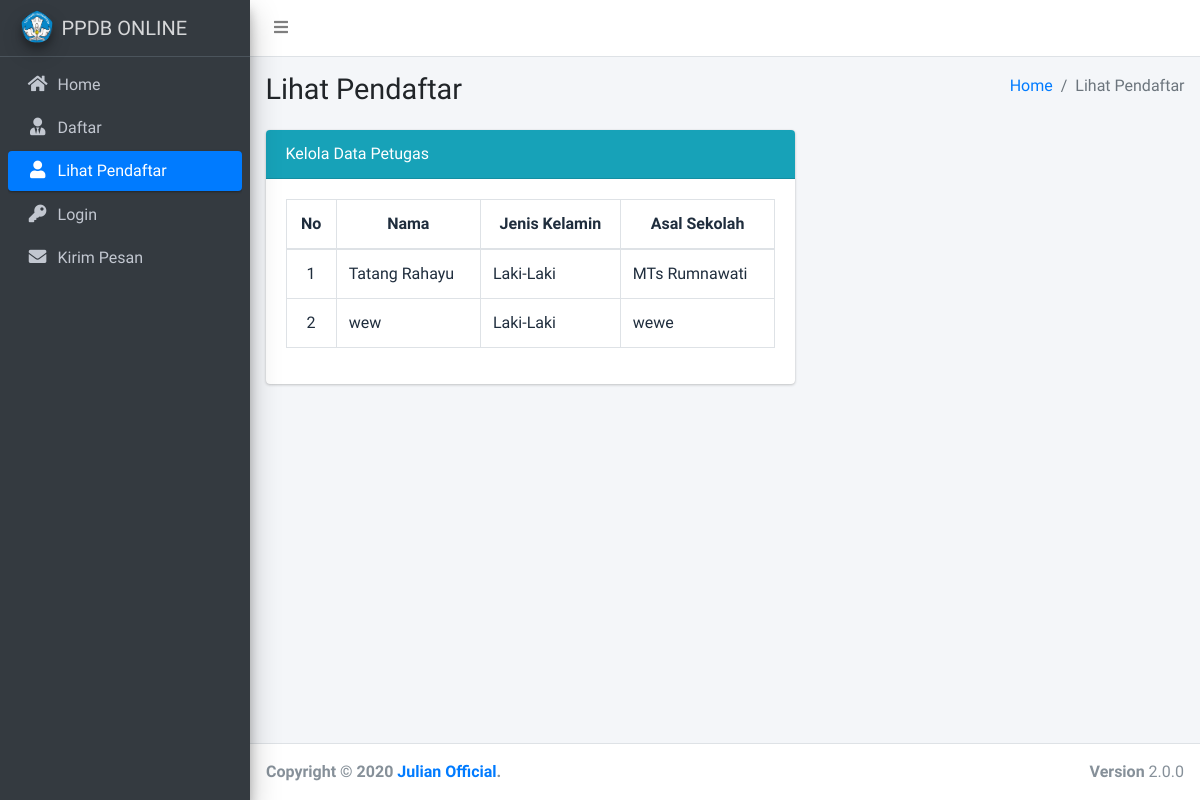
Page /lihat_pendaftar.php on the earlier database version.
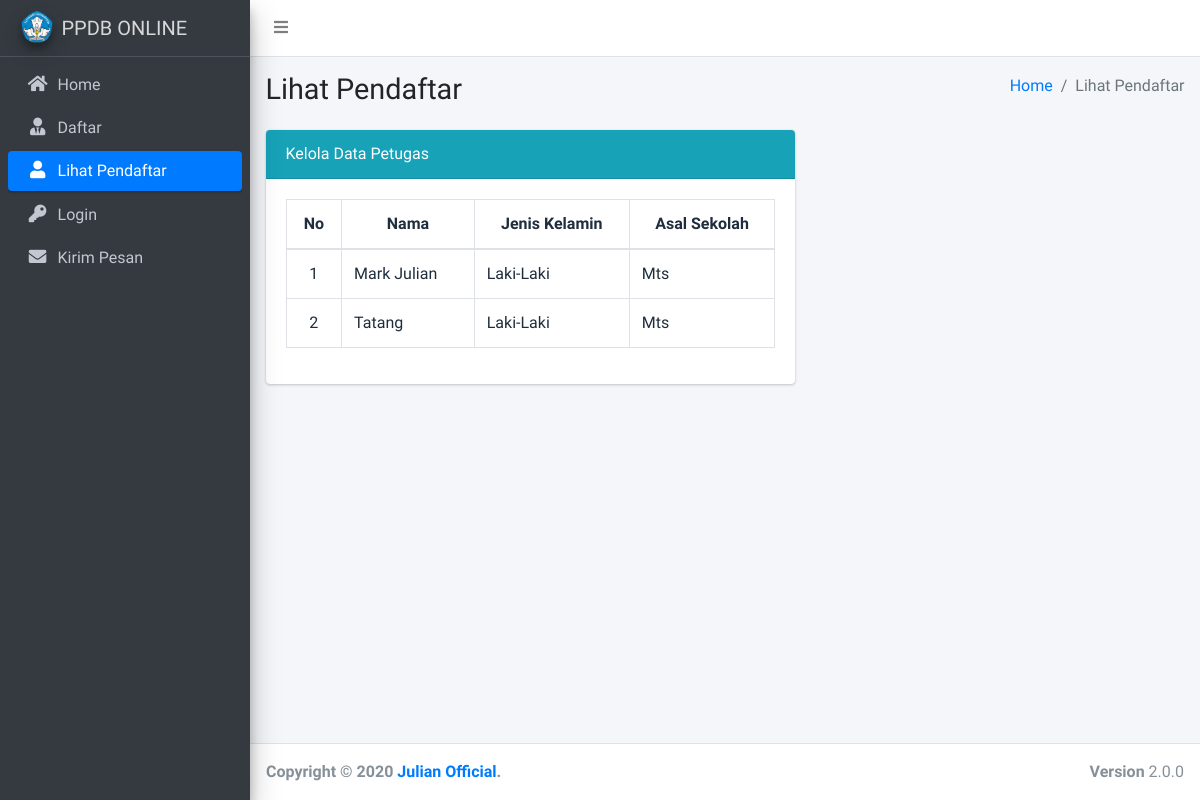
Same page on the later database version.
### tables this page shows
CREATE TABLE `daftar` (
  `nisn` varchar(12) NOT NULL,
  `nama` varchar(128) NOT NULL,
  `asal_sekolah` varchar(128) NOT NULL,
  `kampung` text NOT NULL,
  `tanggal_lahir` varchar(30) NOT NULL,
  `jenis_kelamin` varchar(15) NOT NULL,
  `tempat_lahir` varchar(128) NOT NULL,
  `agama` varchar(128) NOT NULL,
  `golongan_darah` varchar(5) NOT NULL,
  `tinggal` varchar(128) NOT NULL,
  `rt` varchar(10) NOT NULL,
  `rw` varchar(10) NOT NULL,
  `desa` varchar(128) NOT NULL,
  `kecamatan` varchar(128) NOT NULL,
  `kabupaten` varchar(128) NOT NULL,
  `provinsi` varchar(128) NOT NULL,
  `raport` varchar(10) NOT NULL,
  `kegiatan` varchar(128) NOT NULL,
  `email_aktif` varchar(128) NOT NULL,
  `kejuruan` varchar(128) NOT NULL,
  `pondok` varchar(128) NOT NULL,
  `nama_ayah` varchar(128) NOT NULL,
  `nik_ayah` varchar(128) NOT NULL,
  `nama_ibu` varchar(128) NOT NULL,
  `nik_ibu` varchar(128) NOT NULL,
  `nama_wali` varchar(128) NOT NULL,
  `nik_wali` varchar(128) NOT NULL,
  `pend_ayah` varchar(128) NOT NULL,
  `pend_ibu` varchar(128) NOT NULL,
  `pend_wali` varchar(128) NOT NULL,
  `penghasilan` varchar(128) NOT NULL,
  `alamat_ortu` text NOT NULL
);

### function.php (called while the page is built, shortened)
<?php
include('config.php');
function query($query){
	global $con;
    $result = mysqli_query($con,$query);
    $rows = [];
    while ($row = mysqli_fetch_assoc($result)) {
    	$rows[] = $row;
    }
    return $rows;
}
?>

### lihat_pendaftar.php (the view, shortened to what this page needs)
<?php
$page = 'Lihat Pendaftar';
include('header.php');
include('function.php');
$data  = query("SELECT * FROM daftar ORDER BY nama ASC");
?>
<div class="content-wrapper">
	<section class="content-header">
		<div class="container-fluid">
			<div class="row mb-2">
				<div class="col-sm-6">
					<h1><?= $page; ?></h1>
				</div>
				<div class="col-sm-6">
					<ol class="breadcrumb float-sm-right">
						<li class="breadcrumb-item"><a href="../ppdb">Home</a></li>
						<li class="breadcrumb-item active">Lihat Pendaftar</li>
					</ol>
				</div>
			</div>
		</div>
	</section>
	<section class="content">
		<div class="container-fluid">
			<div class="row">
				<div class="col-lg-7">
					<div class="card">
						<div class="card-header bg-info">
							Kelola Data Petugas
						</div>
						<div class="card-body">
							<div class="table-responsive">
								<table class="table table-bordered table-hover bg-white">
									<thead style="text-align: center">
										<tr>
											<th>No</th>
											<th>Nama</th>
											<th>Jenis Kelamin</th>
											<th>Asal Sekolah</th>
										</tr>
									</thead>
									<tbody>
										<?php $no = 1 ?>
										<?php
										foreach ($data as $dt) : ?>
										<tr>
											<td align="center"><?= $no++ ?></td>
											<td><?= $dt['nama']; ?></td>
											<td><?= $dt['jenis_kelamin']; ?></td>
											<td><?= $dt['asal_sekolah']; ?></td>
										</tr>
									<?php endforeach; ?>
								</tbody>
							</table>
						</div>
					</div>
				</div>
			</div>
		</div>
	</div>
</section>
</div>
<?php
include('footer.php');
?>

### header.php (shortened to what this page needs)
<!DOCTYPE html>
<html>
<head>
  <link rel="stylesheet" href="assets/vendor/fontawesome-free/css/all.min.css">
  <link rel="stylesheet" href="https://code.ionicframework.com/ionicons/2.0.1/css/ionicons.min.css">
  <link rel="stylesheet" href="assets/dist/css/adminlte.min.css">
</head>
<body class="hold-transition sidebar-mini">
  <div class="wrapper">
    <nav class="main-header navbar navbar-expand navbar-white navbar-light">
      <ul class="navbar-nav">
        <li class="nav-item">
          <a class="nav-link" data-widget="pushmenu" href="#" role="button"><i class="fas fa-bars"></i></a>
        </li>
      </ul>
    </nav>
    <aside class="main-sidebar sidebar-dark-primary elevation-4">
      <a href="#" class="brand-link">
       <img src="assets/img/pendidikan.png" alt="AdminLTE Logo" class="brand-image img-circle elevation-3" >
       <span class="brand-text font-weight-light">PPDB ONLINE</span>
     </a>
     <div class="sidebar">
      <nav class="mt-2">
        <ul class="nav nav-pills nav-sidebar flex-column" data-widget="treeview" role="menu" data-accordion="false">
           <li class="nav-item">
            <a href="../ppdb" <?php if ($page == 'Home') { echo "class='nav-link active'"; }else{ echo "class='nav-link'"; } ?>>
              <i class="nav-icon fas fa-home"></i>
              <p>
                Home
              </p>
            </a>
          </li>
          <li class="nav-item">
            <a href="daftar.php" <?php if ($page == 'Daftar') { echo "class='nav-link active'"; }else{ echo "class='nav-link'"; } ?>>
              <i class="nav-icon fas fa-user-tie"></i>
              <p>
                Daftar
              </p>
            </a>
          </li>
          <li class="nav-item">
            <a href="lihat_pendaftar.php" <?php if ($page == 'Lihat Pendaftar') { echo "class='nav-link active'"; }else{ echo "class='nav-link'"; } ?>>
              <i class="nav-icon fas fa-user"></i>
              <p>
                Lihat Pendaftar
              </p>
            </a>
          </li>
          <li class="nav-item">
            <a href="login.php" <?php if ($page == 'Login') { echo "class='nav-link active'"; }else{ echo "class='nav-link'"; } ?>>
              <i class="nav-icon fas fa-key"></i>
              <p>
               Login
             </p>
           </a>
         </li>
         <li class="nav-item">
          <a href="pesan.php" <?php if ($page == 'Pesan') { echo "class='nav-link active'"; }else{ echo "class='nav-link'"; } ?>>
            <i class="nav-icon fas fa-envelope"></i>
            <p>
              Kirim Pesan
            </p>
          </a>
        </li>
      </ul>
    </nav>
  </div>
</aside>

### footer.php (shortened to what this page needs)
<footer class="main-footer">
  <div class="float-right d-none d-sm-block">
    <b>Version</b> 2.0.0
  </div>
  <strong>Copyright &copy; <?= date('Y') ?> <a href="http://mrj20net.blogspot.com"><?= 'J'.'u'.'l'.'i'.'a'.'n'.' '.'O'.'f'.'f'.'i'.'c'.'i'.'a'.'l' ?></a>.
</footer>
</div>
</body>
</html>

Differences in the rows shown:
removed daftar: nama "Tatang Rahayu", jenis_kelamin "Laki-Laki", asal_sekolah "MTs Rumnawati"
added daftar: nama "Mark Julian", jenis_kelamin "Laki-Laki", asal_sekolah "Mts"
changed daftar: nama "wew" → "Tatang"; asal_sekolah "wewe" → "Mts"
